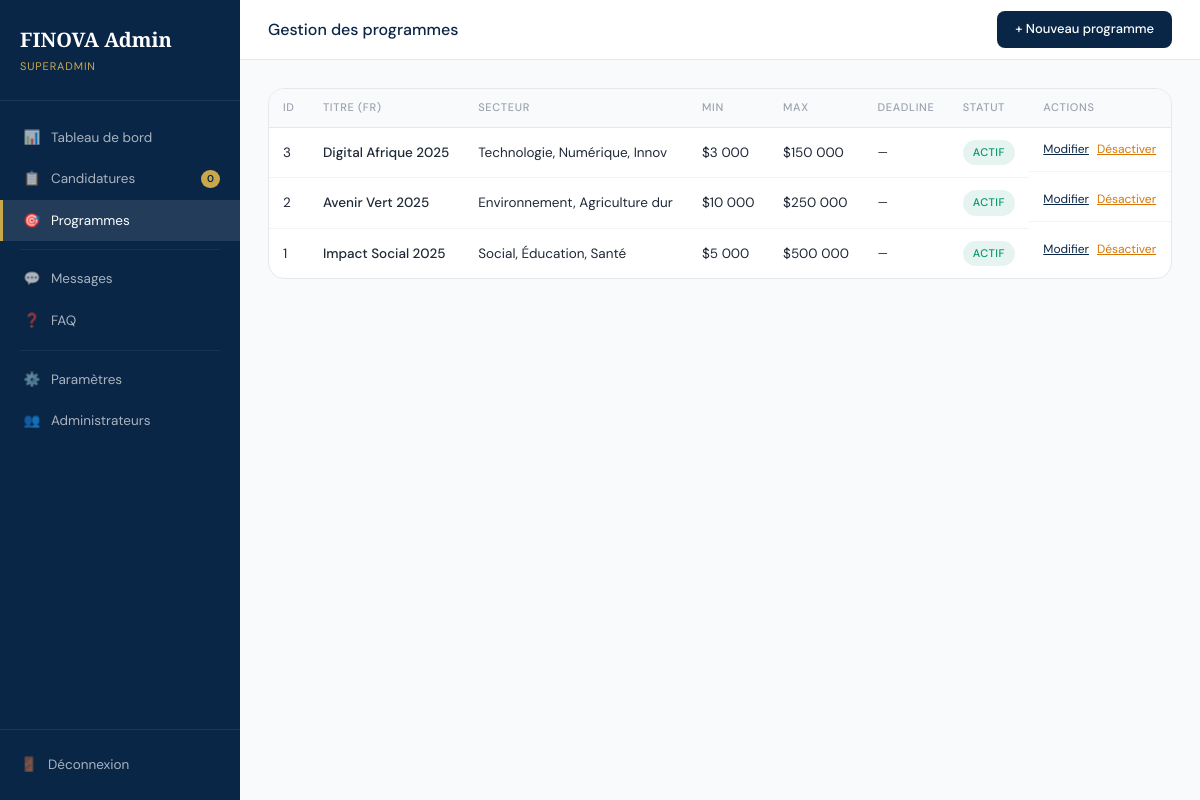
/admin/programs.php (signed in), run on the app's committed database.
### tables this page shows
CREATE TABLE IF NOT EXISTS programs (
  id INT AUTO_INCREMENT PRIMARY KEY,
  slug VARCHAR(100) UNIQUE NOT NULL,
  is_active TINYINT(1) DEFAULT 1,
  max_amount DECIMAL(15,2),
  min_amount DECIMAL(15,2) DEFAULT 1000.00,
  currency VARCHAR(10) DEFAULT 'USD',
  deadline DATE,
  target_sector VARCHAR(255),
  eligibility_countries TEXT,
  created_at TIMESTAMP DEFAULT CURRENT_TIMESTAMP
);

### admin/programs.php (the view, shortened to what this page needs)
<?php
$db = getDB();
$adm = $db->prepare("SELECT * FROM admins WHERE id=?"); $adm->execute([$_SESSION['admin_id']]); $adm = $adm->fetch();
$programs = $db->query("
    SELECT p.*,
    (SELECT title
     FROM program_translations
     WHERE program_id = p.id
     AND lang='fr'
     LIMIT 1) as title_fr
    FROM programs p
    ORDER BY p.id DESC
")->fetchAll();
$pendingCount = $db->query("SELECT COUNT(*) FROM applications WHERE status='pending'")->fetchColumn();
$unreadMsgs = $db->query("SELECT COUNT(*) FROM contacts WHERE is_read=0")->fetchColumn();
?>
<!DOCTYPE html>
<html lang="fr">
<head>
<link rel="stylesheet" href="../assets/css/main.css">
</head>
<body>
<div class="admin-layout">
  <aside class="sidebar">
    <div class="sidebar-brand"><div class="brand">FINOVA Admin</div><div class="role"><?= htmlspecialchars($adm['role']??'') ?></div></div>
    <nav class="sidebar-nav">
      <a class="nav-item" href="index.php"><span class="icon">📊</span> Tableau de bord</a>
      <a class="nav-item" href="applications.php"><span class="icon">📋</span> Candidatures <span class="nav-badge"><?= $pendingCount ?></span></a>
      <a class="nav-item active" href="programs.php"><span class="icon">🎯</span> Programmes</a>
      <div class="nav-sep"></div>
      <a class="nav-item" href="messages.php"><span class="icon">💬</span> Messages <?php if($unreadMsgs>0): ?><span class="nav-badge"><?= $unreadMsgs ?></span><?php endif; ?></a>
      <a class="nav-item" href="faq.php"><span class="icon">❓</span> FAQ</a>
      <div class="nav-sep"></div>
      <a class="nav-item" href="settings.php"><span class="icon">⚙️</span> Paramètres</a>
      <a class="nav-item" href="admins.php"><span class="icon">👥</span> Administrateurs</a>
    </nav>
    <div class="sidebar-bottom"><a href="logout.php" class="nav-item" style="padding:8px 0;border:none"><span class="icon">🚪</span> Déconnexion</a></div>
  </aside>
  <main class="admin-main">
    <div class="admin-topbar">
      <span class="topbar-title">Gestion des programmes</span>
      <a href="programs.php?new=1" class="btn btn-primary btn-sm">+ Nouveau programme</a>
    </div>
    <div class="admin-content">
      <div class="card">
        <div style="overflow-x:auto">
          <table class="table">
            <thead><tr><th>ID</th><th>Titre (FR)</th><th>Secteur</th><th>Min</th><th>Max</th><th>Deadline</th><th>Statut</th><th>Actions</th></tr></thead>
            <tbody>
              <?php foreach($programs as $prog): ?>
              <tr>
                <td><?= $prog['id'] ?></td>
                <td style="font-weight:500"><?= htmlspecialchars($prog['title_fr']??'—') ?></td>
                <td><?= htmlspecialchars(substr($prog['target_sector']??'',0,30)) ?></td>
                <td>$<?= number_format($prog['min_amount'],0,',',' ') ?></td>
                <td>$<?= number_format($prog['max_amount'],0,',',' ') ?></td>
                <td style="font-size:12px"><?= $prog['deadline'] ? date('d/m/Y',strtotime($prog['deadline'])) : '—' ?></td>
                <td><span class="badge badge-status <?= $prog['is_active']?'badge-approved':'badge-rejected' ?>"><?= $prog['is_active']?'Actif':'Inactif' ?></span></td>
                <td style="display:flex;gap:8px">
                  <a href="?edit=<?= $prog['id'] ?>" style="font-size:12px;color:var(--navy);text-decoration:underline">Modifier</a>
                  <a href="?toggle=<?= $prog['id'] ?>" style="font-size:12px;color:var(--warning);text-decoration:underline" onclick="return confirm('Changer le statut ?')"><?= $prog['is_active']?'Désactiver':'Activer' ?></a>
                </td>
              </tr>
              <?php endforeach; ?>
            </tbody>
          </table>
        </div>
      </div>
    </div>
  </main>
</div>
</body>
</html>

### assets/css/main.css (style rules this page uses)
:root { --navy: #0A2647; --navy-light: #144272; --gold: #C9A84C; --gold-light: #E8C97D; --cream: #F8F5EF; --white: #FFFFFF; --gray-50: #F9FAFB; --gray-100: #F3F4F6; --gray-200: #E5E7EB; --gray-400: #9CA3AF; --gray-600: #4B5563; --gray-800: #1F2937; --success: #059669; --warning: #D97706; --danger: #DC2626; --info: #2563EB; --font-serif: 'Cormorant Garamond', Georgia, serif; --font-sans: 'DM Sans', system-ui, sans-serif; --radius: 8px; --radius-lg: 16px; --shadow: 0 1px 3px rgba(0,0,0,.08), 0 4px 16px rgba(0,0,0,.06); --shadow-lg: 0 8px 32px rgba(10,38,71,.12); --transition: .22s ease; }
*, *::before, *::after { box-sizing: border-box; margin: 0; padding: 0; }
html { scroll-behavior: smooth; }
body { font-family: var(--font-sans); font-size: 15px; line-height: 1.6; color: var(--gray-800); background: var(--white); }
a { color: inherit; text-decoration: none; }
.badge { display: inline-flex; align-items: center; gap: 6px; padding: 6px 14px; border-radius: 100px; font-size: 12px; font-weight: 500; letter-spacing: .04em; text-transform: uppercase; }
.badge-status { font-size: 11px; padding: 4px 10px; }
.badge-approved { background: rgba(5,150,105,.1); color: var(--success); }
.btn { display: inline-flex; align-items: center; gap: 8px; padding: 12px 28px; border-radius: var(--radius); font-size: 14px; font-weight: 500; cursor: pointer; border: none; transition: var(--transition); white-space: nowrap; }
.btn-primary { background: var(--navy); color: var(--white); }
.btn-sm { padding: 8px 18px; font-size: 13px; }

### admin/programs.php (style rules this page uses)
.admin-layout { display:flex;min-height:100vh }
.sidebar { width:240px;background:var(--navy);flex-shrink:0;display:flex;flex-direction:column;position:fixed;top:0;bottom:0;left:0;z-index:100 }
.sidebar-brand { padding:24px 20px;border-bottom:1px solid rgba(255,255,255,.08) }
.sidebar-brand .brand { font-family:var(--font-serif);font-size:20px;color:var(--white);font-weight:600 }
.sidebar-brand .role { font-size:11px;color:var(--gold);text-transform:uppercase;letter-spacing:.08em;margin-top:2px }
.sidebar-nav { flex:1;padding:16px 0;overflow-y:auto }
.nav-item { display:flex;align-items:center;gap:10px;padding:10px 20px;color:rgba(255,255,255,.65);font-size:13.5px;cursor:pointer;text-decoration:none;transition:var(--transition);border-left:3px solid transparent }
.nav-item.active { color:var(--white);background:rgba(255,255,255,.1);border-left-color:var(--gold) }
.nav-item .icon { width:18px;text-align:center }
.nav-sep { height:1px;background:rgba(255,255,255,.06);margin:8px 20px }
.nav-badge { margin-left:auto;background:var(--gold);color:var(--navy);font-size:10px;padding:1px 6px;border-radius:10px;font-weight:600 }
.sidebar-bottom { padding:16px 20px;border-top:1px solid rgba(255,255,255,.08) }
.admin-main { margin-left:240px;flex:1;background:var(--gray-50);min-height:100vh }
.admin-topbar { background:var(--white);border-bottom:1px solid var(--gray-200);padding:0 28px;height:60px;display:flex;align-items:center;justify-content:space-between;position:sticky;top:0;z-index:50 }
.topbar-title { font-weight:500;color:var(--navy);font-size:16px }
.admin-content { padding:28px }
.card { background:var(--white);border-radius:var(--radius-lg);border:1px solid var(--gray-200);overflow:hidden }
.table { width:100%;border-collapse:collapse }
.table th { padding:10px 14px;text-align:left;font-size:11px;font-weight:500;color:var(--gray-400);text-transform:uppercase;letter-spacing:.06em;border-bottom:1px solid var(--gray-200);background:var(--gray-50) }
.table td { padding:12px 14px;font-size:13.5px;border-bottom:1px solid var(--gray-100);color:var(--gray-700) }
.table tr:last-child td { border-bottom:none }

### data on the page
programs: id "3", title_fr "Digital Afrique 2025", target_sector "Technologie, Numérique, Innov", min_amount "3 000", max_amount "150 000", is_active "ACTIF"
programs: id "2", title_fr "Avenir Vert 2025", target_sector "Environnement, Agriculture dur", min_amount "10 000", max_amount "250 000", is_active "ACTIF"
programs: id "1", title_fr "Impact Social 2025", target_sector "Social, Éducation, Santé", min_amount "5 000", max_amount "500 000", is_active "ACTIF"

### other printed values
$adm['role'] "SUPERADMIN"
$pendingCount "0"
